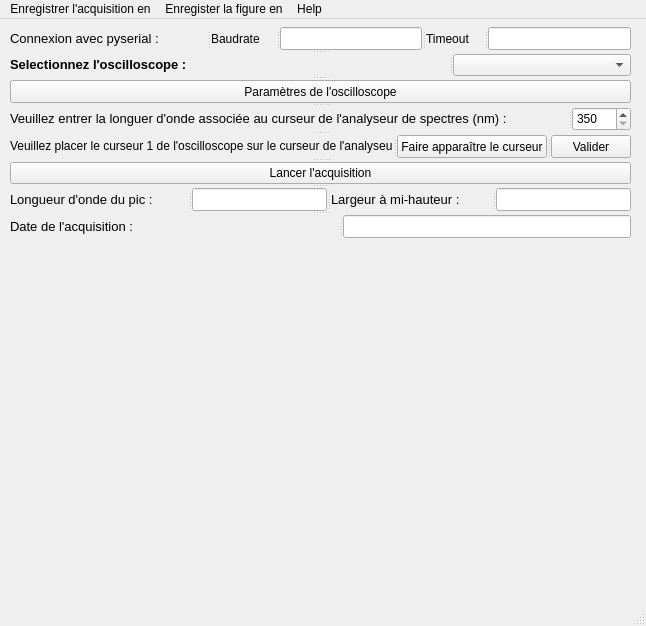
<?xml version="1.0" encoding="UTF-8"?>
<ui version="4.0">
 <class>MainWindow</class>
 <widget class="QMainWindow" name="MainWindow">
  <property name="geometry">
   <rect>
    <x>0</x>
    <y>0</y>
    <width>646</width>
    <height>626</height>
   </rect>
  </property>
  <property name="windowTitle">
   <string>MainWindow</string>
  </property>
  <widget class="QWidget" name="centralwidget">
   <widget class="QWidget" name="widget" native="true">
    <property name="geometry">
     <rect>
      <x>10</x>
      <y>230</y>
      <width>621</width>
      <height>351</height>
     </rect>
    </property>
   </widget>
   <widget class="QSplitter" name="splitter_7">
    <property name="geometry">
     <rect>
      <x>10</x>
      <y>8</y>
      <width>621</width>
      <height>211</height>
     </rect>
    </property>
    <property name="orientation">
     <enum>Qt::Vertical</enum>
    </property>
    <widget class="QSplitter" name="splitter">
     <property name="orientation">
      <enum>Qt::Horizontal</enum>
     </property>
     <widget class="QLabel" name="label_connexion_type">
      <property name="text">
       <string>&lt;html&gt;&lt;head/&gt;&lt;body&gt;&lt;p&gt;&lt;span style=&quot; font-size:10pt;&quot;&gt;Connexion avec pyserial :&lt;/span&gt;&lt;/p&gt;&lt;/body&gt;&lt;/html&gt;</string>
      </property>
     </widget>
     <widget class="QLabel" name="label_bdrate">
      <property name="text">
       <string>Baudrate</string>
      </property>
     </widget>
     <widget class="QLineEdit" name="lineEdit_bdrate"/>
     <widget class="QLabel" name="label_timeout">
      <property name="text">
       <string>Timeout</string>
      </property>
     </widget>
     <widget class="QLineEdit" name="lineEdit_timeout"/>
    </widget>
    <widget class="QSplitter" name="splitter_2">
     <property name="orientation">
      <enum>Qt::Horizontal</enum>
     </property>
     <widget class="QLabel" name="label_select_oscillo">
      <property name="text">
       <string>&lt;html&gt;&lt;head/&gt;&lt;body&gt;&lt;p&gt;&lt;span style=&quot; font-size:10pt; font-weight:600;&quot;&gt;Selectionnez l'oscilloscope :&lt;/span&gt;&lt;/p&gt;&lt;/body&gt;&lt;/html&gt;</string>
      </property>
     </widget>
     <widget class="QComboBox" name="comboBox_select_oscillo"/>
    </widget>
    <widget class="QPushButton" name="button_params_oscillo">
     <property name="text">
      <string>Paramètres de l'oscilloscope</string>
     </property>
    </widget>
    <widget class="QSplitter" name="splitter_3">
     <property name="orientation">
      <enum>Qt::Horizontal</enum>
     </property>
     <widget class="QLabel" name="label_lambda_c">
      <property name="text">
       <string>&lt;html&gt;&lt;head/&gt;&lt;body&gt;&lt;p&gt;&lt;span style=&quot; font-size:10pt;&quot;&gt;Veuillez entrer la longuer d'onde associée au curseur de l'analyseur de spectres (nm) :&lt;/span&gt;&lt;/p&gt;&lt;/body&gt;&lt;/html&gt;</string>
      </property>
     </widget>
     <widget class="QSpinBox" name="spinBox_lambda_c">
      <property name="minimum">
       <number>350</number>
      </property>
      <property name="maximum">
       <number>1100</number>
      </property>
     </widget>
    </widget>
    <widget class="QSplitter" name="splitter_4">
     <property name="orientation">
      <enum>Qt::Horizontal</enum>
     </property>
     <widget class="QLabel" name="label_vcursor">
      <property name="text">
       <string>&lt;html&gt;&lt;head/&gt;&lt;body&gt;&lt;p&gt;&lt;span style=&quot; font-size:9pt;&quot;&gt;Veuillez placer le curseur 1 de l'oscilloscope sur le curseur de l'analyseur :&lt;/span&gt;&lt;/p&gt;&lt;/body&gt;&lt;/html&gt;</string>
      </property>
     </widget>
     <widget class="QPushButton" name="button_appear_vcursor">
      <property name="text">
       <string>Faire apparaître le curseur</string>
      </property>
     </widget>
     <widget class="QPushButton" name="checkBox_cursor">
      <property name="text">
       <string>Valider</string>
      </property>
     </widget>
    </widget>
    <widget class="QPushButton" name="button_acquire">
     <property name="text">
      <string>Lancer l'acquisition</string>
     </property>
    </widget>
    <widget class="QSplitter" name="splitter_5">
     <property name="orientation">
      <enum>Qt::Horizontal</enum>
     </property>
     <widget class="QLabel" name="label_lambda_pic">
      <property name="text">
       <string>&lt;html&gt;&lt;head/&gt;&lt;body&gt;&lt;p&gt;&lt;span style=&quot; font-size:10pt;&quot;&gt;Longueur d'onde du pic :&lt;/span&gt;&lt;/p&gt;&lt;/body&gt;&lt;/html&gt;</string>
      </property>
     </widget>
     <widget class="QLineEdit" name="value_lambda_pic">
      <property name="readOnly">
       <bool>true</bool>
      </property>
     </widget>
     <widget class="QLabel" name="label_largeur">
      <property name="text">
       <string>&lt;html&gt;&lt;head/&gt;&lt;body&gt;&lt;p&gt;&lt;span style=&quot; font-size:10pt;&quot;&gt;Largeur à mi-hauteur :&lt;/span&gt;&lt;/p&gt;&lt;/body&gt;&lt;/html&gt;</string>
      </property>
     </widget>
     <widget class="QLineEdit" name="label_largeur_mi_hauteur">
      <property name="readOnly">
       <bool>true</bool>
      </property>
     </widget>
    </widget>
    <widget class="QSplitter" name="splitter_6">
     <property name="orientation">
      <enum>Qt::Horizontal</enum>
     </property>
     <widget class="QLabel" name="label_date_acquisition">
      <property name="text">
       <string>&lt;html&gt;&lt;head/&gt;&lt;body&gt;&lt;p&gt;&lt;span style=&quot; font-size:10pt;&quot;&gt;Date de l'acquisition :&lt;/span&gt;&lt;/p&gt;&lt;/body&gt;&lt;/html&gt;</string>
      </property>
     </widget>
     <widget class="QLineEdit" name="label_date">
      <property name="text">
       <string/>
      </property>
      <property name="readOnly">
       <bool>true</bool>
      </property>
     </widget>
    </widget>
   </widget>
  </widget>
  <widget class="QStatusBar" name="statusbar"/>
  <widget class="QMenuBar" name="menuBar">
   <property name="geometry">
    <rect>
     <x>0</x>
     <y>0</y>
     <width>646</width>
     <height>21</height>
    </rect>
   </property>
   <widget class="QMenu" name="menuEnregister_l_acquisition_en">
    <property name="title">
     <string>Enregister la figure en</string>
    </property>
    <addaction name="action_png_3"/>
    <addaction name="action_jpg_3"/>
   </widget>
   <widget class="QMenu" name="menuHelp">
    <property name="title">
     <string>Help</string>
    </property>
    <addaction name="actionGuide_d_utilisation"/>
   </widget>
   <widget class="QMenu" name="menuEnregistrer_l_acquisition_en">
    <property name="title">
     <string>Enregistrer l'acquisition en</string>
    </property>
    <addaction name="action_csv_4"/>
    <addaction name="action_txt_4"/>
   </widget>
   <addaction name="menuEnregistrer_l_acquisition_en"/>
   <addaction name="menuEnregister_l_acquisition_en"/>
   <addaction name="menuHelp"/>
  </widget>
  <action name="action_png">
   <property name="text">
    <string>.png</string>
   </property>
  </action>
  <action name="action_jpg">
   <property name="text">
    <string>.jpg</string>
   </property>
  </action>
  <action name="action_csv">
   <property name="text">
    <string>.csv</string>
   </property>
  </action>
  <action name="action_txt">
   <property name="text">
    <string>.txt</string>
   </property>
  </action>
  <action name="action_png_2">
   <property name="text">
    <string>.png</string>
   </property>
  </action>
  <action name="action_jpg_2">
   <property name="text">
    <string>.jpg</string>
   </property>
  </action>
  <action name="action_csv_2">
   <property name="text">
    <string>.csv</string>
   </property>
  </action>
  <action name="action_txt_2">
   <property name="text">
    <string>.txt</string>
   </property>
  </action>
  <action name="action_png_3">
   <property name="text">
    <string>.png</string>
   </property>
  </action>
  <action name="action_jpg_3">
   <property name="text">
    <string>.jpg</string>
   </property>
  </action>
  <action name="action_csv_3">
   <property name="text">
    <string>.csv</string>
   </property>
  </action>
  <action name="action_txt_3">
   <property name="text">
    <string>.txt</string>
   </property>
  </action>
  <action name="actionGuide_d_utilisation">
   <property name="text">
    <string>Guide d'utilisation</string>
   </property>
  </action>
  <action name="action_csv_4">
   <property name="text">
    <string>.csv</string>
   </property>
  </action>
  <action name="action_txt_4">
   <property name="text">
    <string>.txt</string>
   </property>
  </action>
 </widget>
 <resources/>
 <connections/>
</ui>
